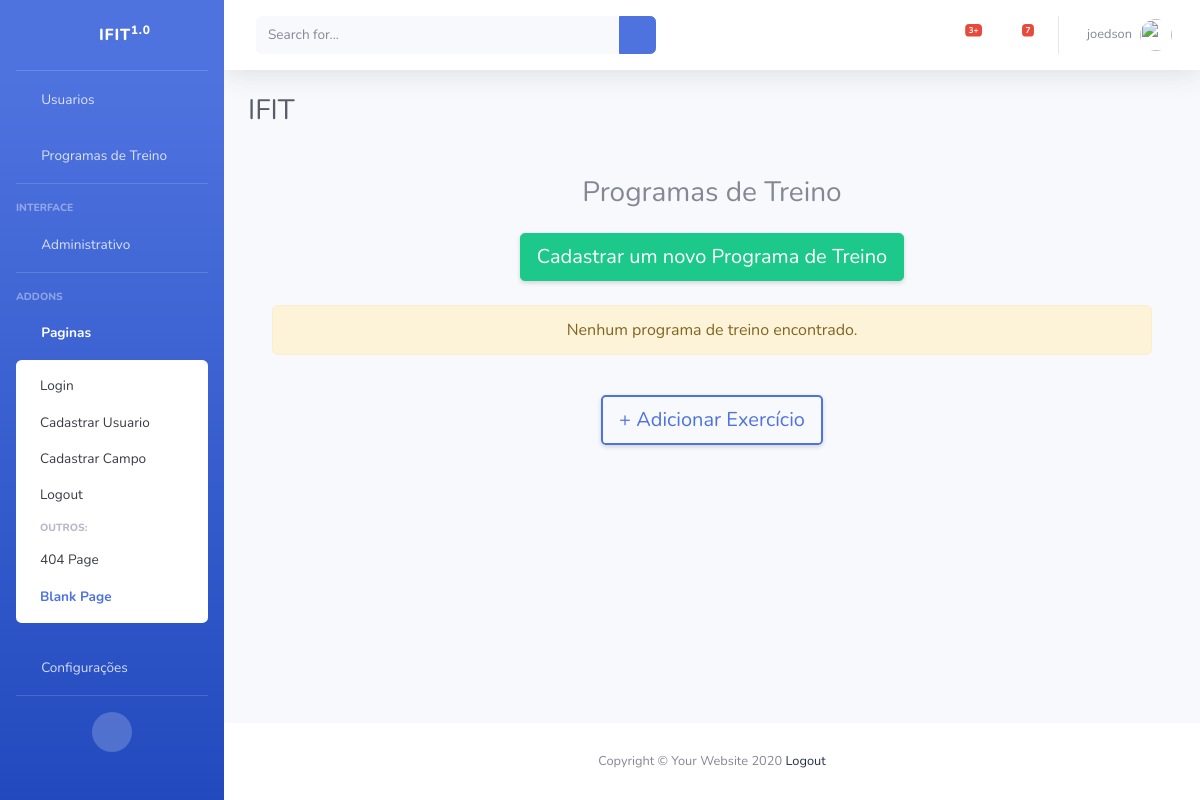
The app's page /listar/training-exercicios/ (signed in), older data.
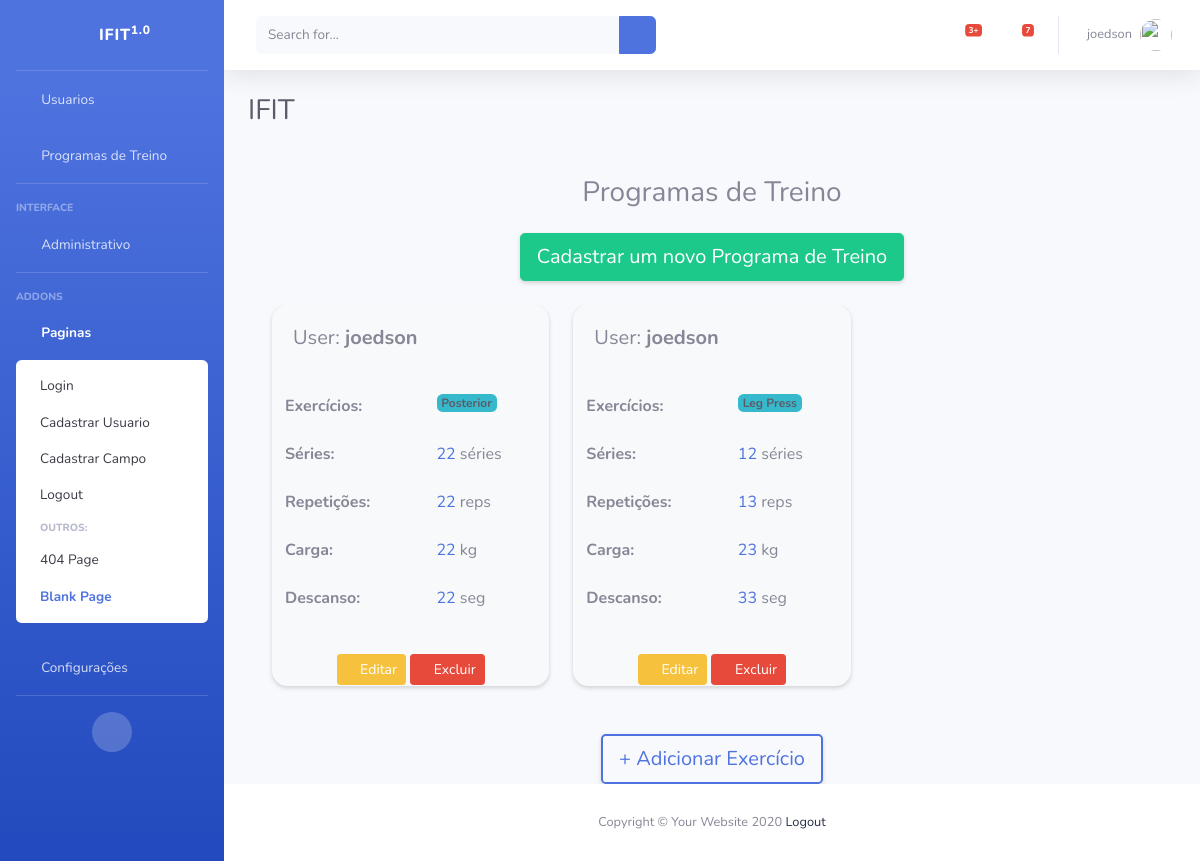
The same page, newer data.
### cadastros/models.py (models this page shows, shortened)
class TrainingExercicio(models.Model):
    exercises = models.ManyToManyField(Exercicio)
    series = models.IntegerField()
    repeticoes = models.IntegerField()
    carga = models.CharField(max_length=50, blank=True, null=True)
    descanso = models.IntegerField()  # em segundos
    descricao = models.CharField(max_length=100, default='Descrição padrão')
    usuario = models.ForeignKey(User, on_delete=models.CASCADE)

class Exercicio(models.Model):
    exercicio = models.CharField(max_length=50)
    tipo = models.CharField(max_length=10)
    grupo = models.CharField(max_length=20)
    descricao = models.CharField(max_length=100)

### cadastros/views.py (the view)
# urls.py: path('listar/training-exercicios/', TrainingExercicioList.as_view(), name='listar-training-exercicios'),
class TrainingExercicioList(LoginRequiredMixin, ListView):
    login_url = reverse_lazy('login')
    model = TrainingExercicio
    template_name = 'cadastros/listas/training_exercicio.html'
    def get_queryset(self):
        if self.request.user.is_staff:  #Verifica se o usuário é um administrador
            return TrainingExercicio.objects.all()
        else:
            return TrainingExercicio.objects.filter(usuario=self.request.user)

### cadastros/templates/cadastros/listas/training_exercicio.html (shortened to what this page needs)
{% extends 'paginas/index.html' %}
{% load static %}
{% block conteudo %}
<div class="container mt-5">
    <h3 class="text-center mb-4">Programas de Treino</h3>
    <div class="text-center mb-4">
        <a href="{% url 'cadastrar-training-exercicio' %}" class="btn btn-success btn-lg shadow-sm">Cadastrar um novo Programa de Treino</a>
    </div>
    <div class="row flex-nowrap overflow-auto">
        {% for training_exercicio in object_list %}
        <div class="col-md-4 mb-4">
            <div class="card border-light shadow-sm" style="border-radius: 15px; background-color: #f8f9fa;">
                <div class="card-body">
                    <h5 class="card-title text-secondary">User: <strong>{{ training_exercicio.usuario }}</strong></h5>
                </div>
                <div class="table-responsive">
                    <table class="table table-borderless">
                        <tbody>
                            <tr>
                                <td><strong>Exercícios:</strong></td>
                                <td>
                                    <div class="d-flex flex-wrap" style="gap: 0.5rem;">
                                        {% for exercicio in training_exercicio.exercises.all %}
                                            <span class="badge bg-info text-dark">{{ exercicio.exercicio }}</span>
                                        {% endfor %}
                                    </div>
                                </td>
                            </tr>
                            <tr>
                                <td><strong>Séries:</strong></td>
                                <td><span class="text-primary">{{ training_exercicio.series }}</span> séries</td>
                            </tr>
                            <tr>
                                <td><strong>Repetições:</strong></td>
                                <td><span class="text-primary">{{ training_exercicio.repeticoes }}</span> reps</td>
                            </tr>
                            <tr>
                                <td><strong>Carga:</strong></td>
                                <td><span class="text-primary">{{ training_exercicio.carga }}</span> kg</td>
                            </tr>
                            <tr>
                                <td><strong>Descanso:</strong></td>
                                <td><span class="text-primary">{{ training_exercicio.descanso }}</span> seg</td>
                            </tr>
                        </tbody>
                    </table>
                </div>
                <div class="text-center mt-3">
                    <a href="{% url 'editar-training-exercicio' training_exercicio.pk %}" class="btn btn-warning btn-sm" title="Editar">
                        <i class="fas fa-edit"></i> Editar
                    </a>
                    <a href="{% url 'excluir-training-exercicio' training_exercicio.pk %}" class="btn btn-danger btn-sm" title="Excluir">
                        <i class="fas fa-trash-alt"></i> Excluir
                    </a>
                </div>
            </div>
        </div>
        {% empty %}
        <div class="col-12">
            <div class="alert alert-warning text-center">Nenhum programa de treino encontrado.</div>
        </div>
        {% endfor %}
    </div>
    <div class="text-center mt-4">
        <a href="{% url 'cadastrar-exercicio' %}" class="btn btn-outline-primary btn-lg shadow-sm" style="border-width: 2px;">+ Adicionar Exercício</a>
    </div>
</div>
{% endblock %}

Row changes from the older to the newer data that the page shows:
added TrainingExercicio: usuario "joedson", series "22", repeticoes "22", carga "22", descanso "22"
now on this page (row unchanged): Exercicio: exercicio "Posterior", shown under "joedson"
added TrainingExercicio: usuario "joedson", series "12", repeticoes "13", carga "23", descanso "33"
now on this page (row unchanged): Exercicio: exercicio "Leg Press", shown under "joedson"
Text that changed along with them:
text no longer shown: "Nenhum programa de treino encontrado."
